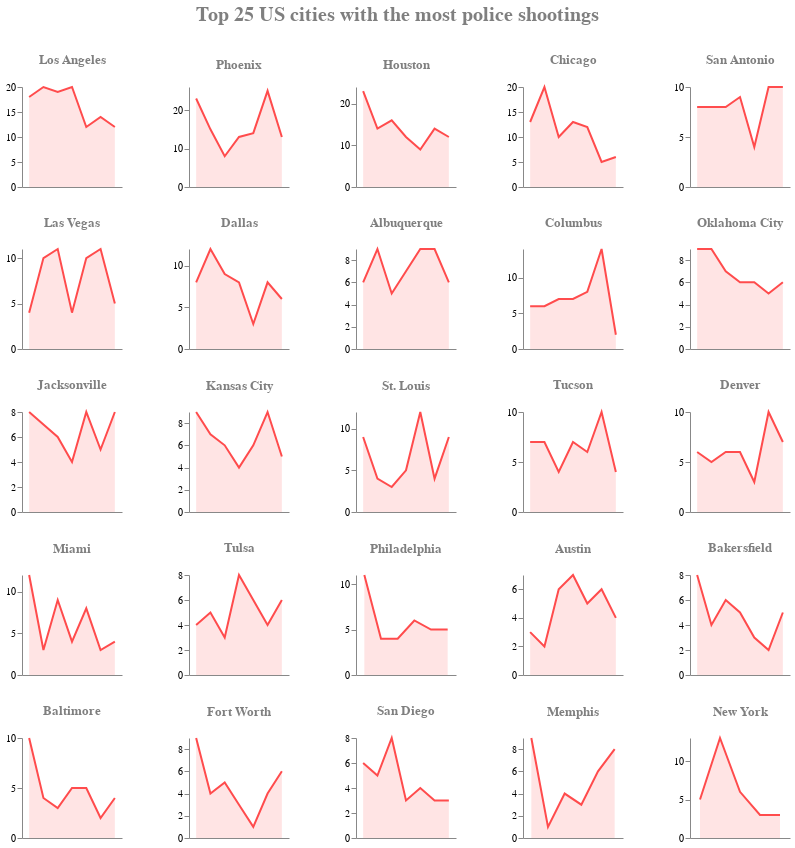

The cell this chart's notebook holds for it:
### Markdown cell above
So where are these deaths happening? Below I've charted the top 25 cities in the U.S. with the most police killings from 2013 onwards. The number of people killed by the police in these cities have mostly dropped due to reforms. For example, after the shooting of Mario Woods in San Francisco, the City reformed its [policy](https://www.sanfranciscopolice.org/sites/default/files/2018-11/DGO%205.01.pdf) to limit the use of force.

### Code cell
#hide_input

#find top 25 cities with highest number of deaths
city = df.groupby('City').size().nlargest(25).reset_index()
top25 = city.City.to_list()

#extract month/year from the date
df['year'] = pd.DatetimeIndex(df['Date']).year
df['month'] = pd.DatetimeIndex(df['Date']).month
cleaned = df.groupby(['year','City']).size().reset_index()
cleaned = cleaned[cleaned['City'].isin(top25)]
cleaned = cleaned.rename(columns={0:'deaths'})
cleaned['year'] = cleaned['year'].astype(str)

#create faceted line chart
a = alt.Chart().mark_line(
    color='#ff4c4d', strokeWidth=2
).encode(
    alt.X('year', title=None, 
          axis=alt.Axis(values=[2013, 2019], labelAngle=0)),
    alt.Y('deaths', title=None),
).properties(width=100, height=100)

b = alt.Chart().mark_area(fill='#ff4c4d', fillOpacity=0.15
).encode(
    alt.X('year'),
    alt.Y('deaths'))

#order facet by most police shootings
alt.layer(a, b, data=cleaned).facet(
    alt.Column('City', title=None, sort=alt.EncodingSortField('deaths', op='sum', order='descending'),
              header=alt.Header(labelFontSize=13, labelColor='#7f7f7f', labelFontWeight='bolder', 
                                labelAlign='center', labelAnchor='middle', labelOrient='top', labelPadding=15)), 
    spacing=alt.RowColnumber(row=25, column=50), 
    title='Top 25 US cities with the most police shootings',
    columns=5,
    align='each',
).resolve_scale(y='independent', x='independent'
).configure_axis(
    grid=False
).configure_view(
    strokeWidth=0
).configure_title(
    fontSize=20,
    anchor='middle',
    color='#7f7f7f',
    dy=-25)

### Figure 1 — Vega-Lite specification as saved in the notebook (floating-point values rounded to 4 significant figures; data arrays with more than 128 entries replaced by an {"elided": "..."} marker saying what was removed)
{"config": {"view": {"continuousWidth": 400, "continuousHeight": 300, "strokeWidth": 0}, "axis": {"grid": false}, "title": {"anchor": "middle", "color": "#7f7f7f", "dy": -25, "fontSize": 20}}, "data": {"name": "data-b52442737693e8e375ad851f16db26d8"}, "facet": {"type": "nominal", "field": "City", "header": {"labelAlign": "center", "labelAnchor": "middle", "labelColor": "#7f7f7f", "labelFontSize": 13, "labelFontWeight": "bolder", "labelOrient": "top", "labelPadding": 15}, "sort": {"field": "deaths", "op": "sum", "order": "descending"}, "title": null}, "spec": {"layer": [{"mark": {"type": "line", "color": "#ff4c4d", "strokeWidth": 2}, "encoding": {"x": {"type": "nominal", "axis": {"labelAngle": 0, "values": [2013, 2019]}, "field": "year", "title": null}, "y": {"type": "quantitative", "field": "deaths", "title": null}}, "height": 100, "width": 100}, {"mark": {"type": "area", "fill": "#ff4c4d", "fillOpacity": 0.15}, "encoding": {"x": {"type": "nominal", "field": "year"}, "y": {"type": "quantitative", "field": "deaths"}}}]}, "align": "each", "columns": 5, "resolve": {"scale": {"x": "independent", "y": "independent"}}, "spacing": {"column": 50, "row": 25}, "title": "Top 25 US cities with the most police shootings", "$schema": "https://vega.github.io/schema/vega-lite/v4.8.1.json", "datasets": {"data-b52442737693e8e375ad851f16db26d8": {"elided": "171 records"}}}
